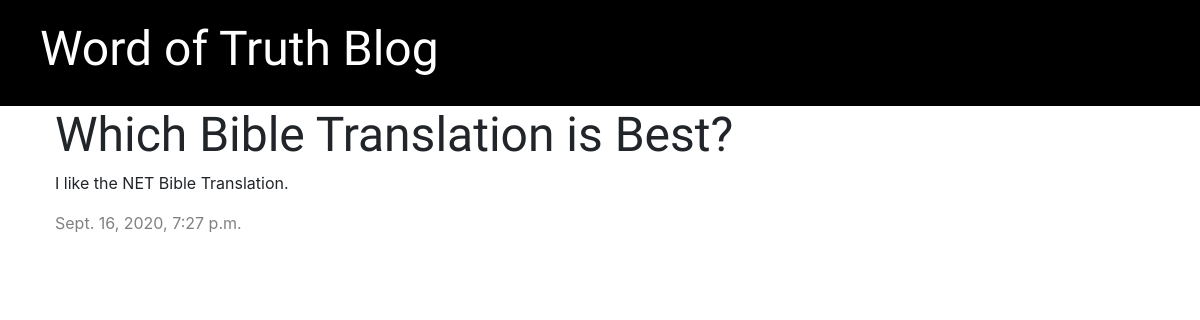
The app's page /post/4/ with its own data.
### blog/models.py (models this page shows, shortened)
class Post(models.Model):
    author = models.ForeignKey('auth.User', on_delete=models.CASCADE)
    title = models.CharField(max_length=200)
    text = models.TextField()
    created_date = models.DateTimeField(default=timezone.now)
    published_date = models.DateTimeField(blank=True, null=True)

### blog/views.py (the view)
# urls.py: path('post/<int:pk>/', views.post_detail, name='post_detail'),
def post_detail(requests, pk):
    post = get_object_or_404(Post, pk=pk)
    stuff_for_frontend = {'post': post}
    return render(requests, 'blog/post_detail.html', stuff_for_frontend)

### blog/templates/blog/post_detail.html (shortened to what this page needs)
{% extends 'blog/base.html' %}
{% block content %}
    <div class="post">
        <h1>{{ post.title }}</h1>
        <p>{{ post.text|linebreaksbr }}</p>
        {% if post.published_date %}
            <div class="date">
                {{ post.published_date }}
            </div>
        {% else %}
            <a href="{% url 'post_publish' pk=post.pk %}" style="align-content: flex-end"
                class="btn btn-primary btn-sm">Publish</a>
        {% endif %}
    </div>
{% endblock %}

### blog/static/css/blog.css (style rules this page uses)
h1, h2, h3, h4 { font-family: 'IM Fell English', serif; font-size: 48px; }
.date { color: gray; }
.post { margin-bottom: 70px; }

### records on screen
Post: title "Which Bible Translation is Best?", text "I like the NET Bible Translation.", published_date "Sept. 16, 2020, 7:27 p.m."
